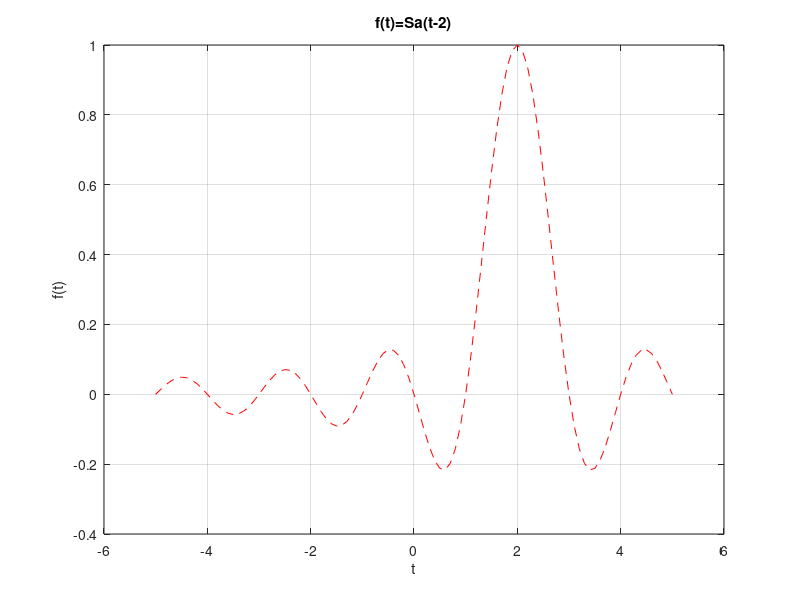

This figure's MATLAB source:
% plot f(t)=Sa(t-2)
clc;
clear;
% compute values
t = -5:0.1:5;
f = sinc(t-2);
% plot signal
plot(t, f, '--r');
grid on;
title('f(t)=Sa(t-2)');
xlabel('t');
ylabel('f(t)');
